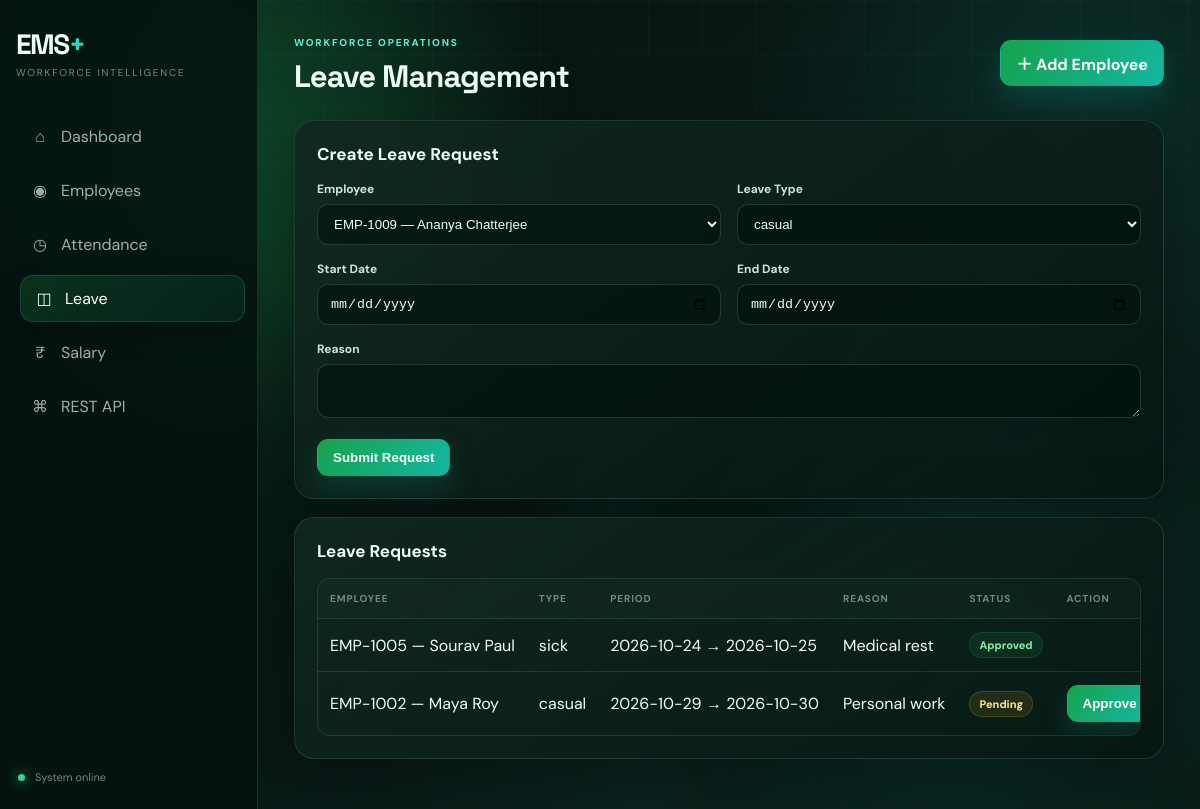
The page /leave.php on the database its author committed.
### tables this page shows
CREATE TABLE IF NOT EXISTS leave_requests (
 id BIGINT UNSIGNED AUTO_INCREMENT PRIMARY KEY,
 employee_id INT UNSIGNED NOT NULL,
 leave_type ENUM('casual','sick','earned','unpaid','other') NOT NULL,
 start_date DATE NOT NULL,
 end_date DATE NOT NULL,
 reason VARCHAR(500) NOT NULL,
 status ENUM('pending','approved','rejected') NOT NULL DEFAULT 'pending',
 created_at TIMESTAMP DEFAULT CURRENT_TIMESTAMP,
 INDEX idx_leave_employee(employee_id), INDEX idx_leave_dates(start_date,end_date), INDEX idx_leave_status(status),
 FOREIGN KEY(employee_id) REFERENCES employees(id) ON DELETE CASCADE
);

CREATE TABLE IF NOT EXISTS employees (
 id INT UNSIGNED AUTO_INCREMENT PRIMARY KEY,
 employee_code VARCHAR(30) NOT NULL UNIQUE,
 name VARCHAR(120) NOT NULL,
 email VARCHAR(150) NOT NULL UNIQUE,
 phone VARCHAR(20) NOT NULL,
 department VARCHAR(100) NOT NULL,
 designation VARCHAR(100) NOT NULL,
 joining_date DATE NOT NULL,
 basic_salary DECIMAL(12,2) NOT NULL DEFAULT 0,
 status ENUM('active','inactive') NOT NULL DEFAULT 'active',
 address VARCHAR(255) DEFAULT NULL,
 city VARCHAR(100) DEFAULT NULL,
 created_at TIMESTAMP DEFAULT CURRENT_TIMESTAMP,
 updated_at TIMESTAMP DEFAULT CURRENT_TIMESTAMP ON UPDATE CURRENT_TIMESTAMP,
 INDEX idx_department(department), INDEX idx_status(status), INDEX idx_joining_date(joining_date)
);

### config/bootstrap.php (called while the page is built, shortened)
<?php
require_once __DIR__ . '/../classes/LeaveRequest.php';
function e(mixed $value): string { return htmlspecialchars((string)($value ?? ''), ENT_QUOTES, 'UTF-8'); }

### classes/LeaveRequest.php (called while the page is built, shortened)
<?php
class LeaveRequest {
 public function all(): array { return $this->db->query('SELECT l.*,e.employee_code,e.name FROM leave_requests l JOIN employees e ON e.id=l.employee_id ORDER BY l.id DESC')->fetch_all(MYSQLI_ASSOC); }
}

### public/leave.php (the view, shortened to what this page needs)
<?php
$title='Leave Management'; require_once __DIR__.'/../partials/header.php';
$db=new Database(); $c=$db->getConnection(); $employees=$c->query("SELECT id,employee_code,name FROM employees WHERE status='active' ORDER BY name")->fetch_all(MYSQLI_ASSOC); $m=new LeaveRequest($c); $error='';
$rows=$m->all();
?>
<section class="panel"><?php if($error):?><div class="alert"><?=e($error)?></div><?php endif;?><div class="panel-head"><h2>Create Leave Request</h2></div><form method="post" class="form-grid"><input type="hidden" name="csrf_token" value="<?=e(csrf_token())?>"><div class="field"><label>Employee</label><select class="select" name="employee_id" required><?php foreach($employees as $employee):?><option value="<?=$employee['id']?>"><?=e($employee['employee_code'].' — '.$employee['name'])?></option><?php endforeach;?></select></div><div class="field"><label>Leave Type</label><select class="select" name="leave_type"><option>casual</option><option>sick</option><option>earned</option><option>unpaid</option><option>other</option></select></div><div class="field"><label>Start Date</label><input class="input" type="date" name="start_date" required></div><div class="field"><label>End Date</label><input class="input" type="date" name="end_date" required></div><div class="field" style="grid-column:1/-1"><label>Reason</label><textarea class="textarea" name="reason" required></textarea></div><div><button class="btn btn-primary">Submit Request</button></div></form></section>
<section class="panel"><div class="panel-head"><h2>Leave Requests</h2></div><div class="table-wrap"><table class="table"><thead><tr><th>Employee</th><th>Type</th><th>Period</th><th>Reason</th><th>Status</th><th>Action</th></tr></thead><tbody><?php foreach($rows as $r):?><tr><td><?=e($r['employee_code'].' — '.$r['name'])?></td><td><?=e($r['leave_type'])?></td><td><?=e($r['start_date'])?> → <?=e($r['end_date'])?></td><td><?=e($r['reason'])?></td><td><span class="badge <?=e($r['status'])?>"><?=e($r['status'])?></span></td><td><?php if($r['status']==='pending'):?><form method="post" class="actions"><input type="hidden" name="csrf_token" value="<?=e(csrf_token())?>"><input type="hidden" name="id" value="<?=$r['id']?>"><button name="action" value="approved" class="btn btn-primary">Approve</button><button name="action" value="rejected" class="btn btn-danger">Reject</button></form><?php endif;?></td></tr><?php endforeach;?></tbody></table></div></section><?php require_once __DIR__.'/../partials/footer.php'; ?>

### partials/header.php
<?php require_once __DIR__ . '/../config/bootstrap.php'; $current=basename($_SERVER['PHP_SELF']); ?>
<!doctype html><html lang="en"><head><meta charset="utf-8"><meta name="viewport" content="width=device-width,initial-scale=1"><meta name="description" content="Professional employee management system"><title><?= e($title ?? APP_NAME) ?> · EMS+</title><link rel="preconnect" href="https://fonts.googleapis.com"><link rel="preconnect" href="https://fonts.gstatic.com" crossorigin><link href="https://fonts.googleapis.com/css2?family=Inter:wght@400;500;600;700;800&display=swap" rel="stylesheet"><link rel="stylesheet" href="assets/css/app.css"></head><body><div class="bg-orb orb-a"></div><div class="bg-orb orb-b"></div><div class="grid-overlay"></div><div class="app-shell"><aside class="sidebar" id="sidebar"><div class="brand">EMS<span>+</span></div><div class="brand-sub">Workforce intelligence</div><nav><a class="<?= $current==='index.php'?'active':'' ?>" href="index.php"><span>⌂</span>Dashboard</a><a class="<?= $current==='employees.php'||$current==='employee-form.php'?'active':'' ?>" href="employees.php"><span>◉</span>Employees</a><a class="<?= $current==='attendance.php'?'active':'' ?>" href="attendance.php"><span>◷</span>Attendance</a><a class="<?= $current==='leave.php'?'active':'' ?>" href="leave.php"><span>◫</span>Leave</a><a class="<?= $current==='salary.php'?'active':'' ?>" href="salary.php"><span>₹</span>Salary</a><a class="<?= $current==='api-docs.php'?'active':'' ?>" href="api-docs.php"><span>⌘</span>REST API</a></nav><div class="sidebar-foot"><span class="status-dot"></span> System online</div></aside><main class="main"><header class="topbar"><button class="menu-btn" id="menuBtn" aria-label="Open menu">☰</button><div><span class="eyebrow">WORKFORCE OPERATIONS</span><h1><?= e($title ?? 'Dashboard') ?></h1></div><a class="btn btn-primary glow" href="employee-form.php">＋ Add Employee</a></header>

### partials/footer.php
</main></div><div class="toast" id="toast"></div><script src="assets/js/app.js"></script></body></html>

### rows shown on the page
leave_requests: employee.name "EMP-1005 — Sourav Paul", leave_type "sick", start_date "2026-10-24", end_date "2026-10-25", reason "Medical rest", status "Approved"
leave_requests: employee.name "EMP-1002 — Maya Roy", leave_type "casual", start_date "2026-10-29", end_date "2026-10-30", reason "Personal work", status "Pending"

### other values the page prints
$title "Leave Management"
form field employee_id "EMP-1009 — Ananya Chatterjee"
